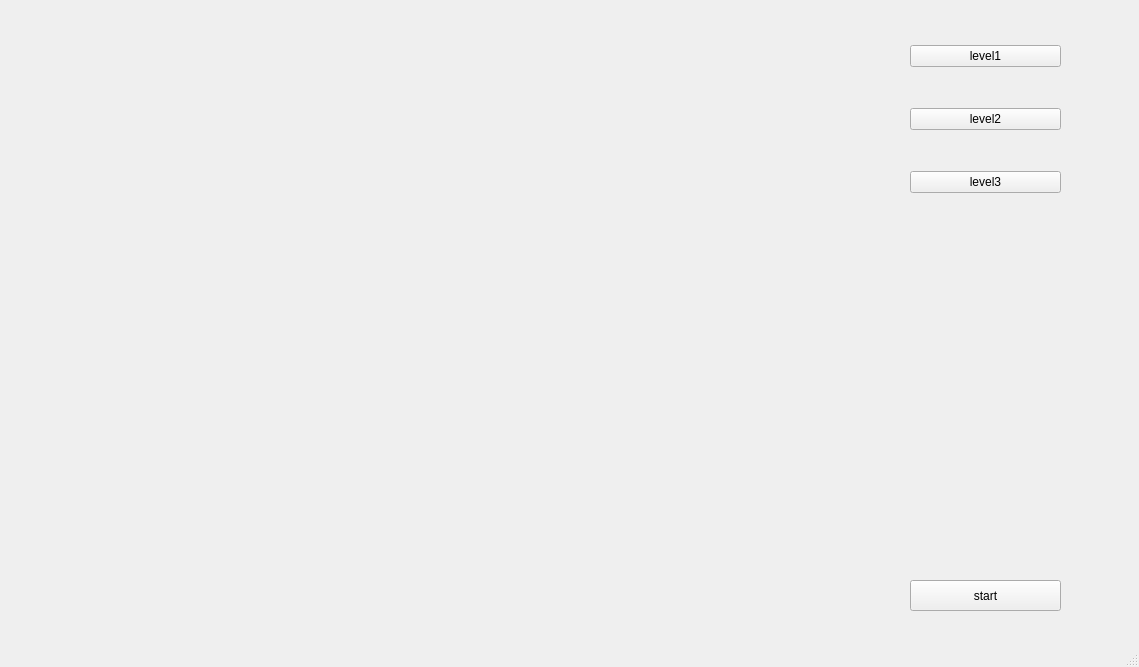
<?xml version="1.0" encoding="UTF-8"?>
<ui version="4.0">
 <class>MainWindow</class>
 <widget class="QMainWindow" name="MainWindow">
  <property name="geometry">
   <rect>
    <x>0</x>
    <y>0</y>
    <width>1139</width>
    <height>667</height>
   </rect>
  </property>
  <property name="windowTitle">
   <string>MainWindow</string>
  </property>
  <widget class="QWidget" name="centralwidget">
   <widget class="QWidget" name="game" native="true">
    <property name="geometry">
     <rect>
      <x>10</x>
      <y>10</y>
      <width>831</width>
      <height>621</height>
     </rect>
    </property>
   </widget>
   <widget class="QPushButton" name="start">
    <property name="geometry">
     <rect>
      <x>910</x>
      <y>580</y>
      <width>151</width>
      <height>31</height>
     </rect>
    </property>
    <property name="text">
     <string>start</string>
    </property>
   </widget>
   <widget class="QWidget" name="verticalLayoutWidget">
    <property name="geometry">
     <rect>
      <x>910</x>
      <y>10</y>
      <width>151</width>
      <height>221</height>
     </rect>
    </property>
    <layout class="QVBoxLayout" name="verticalLayout">
     <item>
      <widget class="QPushButton" name="level1">
       <property name="text">
        <string>level1</string>
       </property>
      </widget>
     </item>
     <item>
      <widget class="QPushButton" name="level2">
       <property name="text">
        <string>level2</string>
       </property>
      </widget>
     </item>
     <item>
      <widget class="QPushButton" name="level3">
       <property name="text">
        <string>level3</string>
       </property>
      </widget>
     </item>
    </layout>
   </widget>
  </widget>
  <widget class="QMenuBar" name="menubar">
   <property name="geometry">
    <rect>
     <x>0</x>
     <y>0</y>
     <width>1139</width>
     <height>26</height>
    </rect>
   </property>
  </widget>
  <widget class="QStatusBar" name="statusbar"/>
 </widget>
 <resources/>
 <connections/>
</ui>
